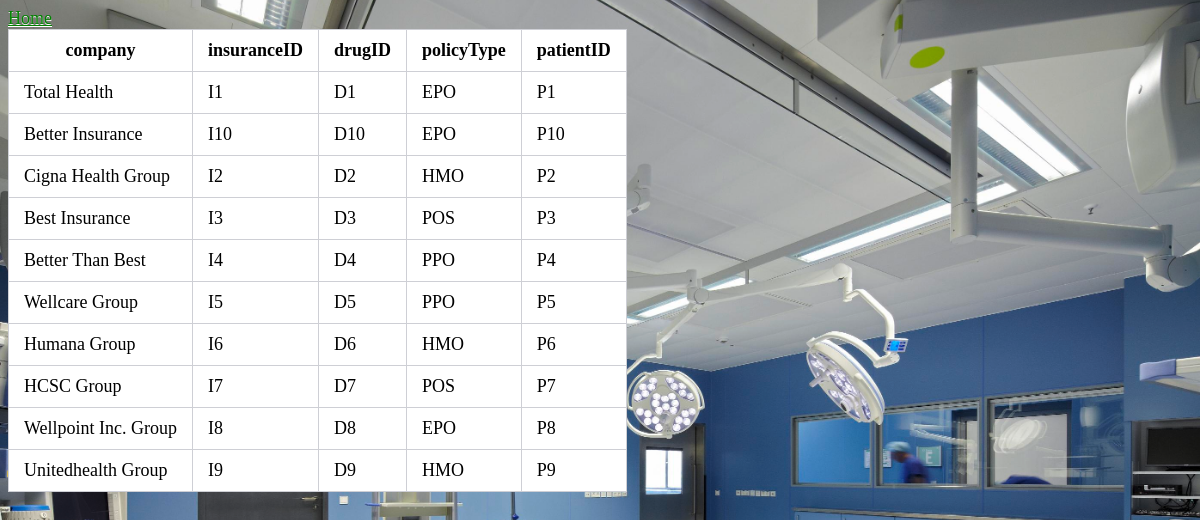
The page /Insurance.php on the database its author committed.
### tables this page shows
CREATE TABLE `insurance` (
  `company` varchar(20) NOT NULL,
  `insuranceID` varchar(11) NOT NULL,
  `drugID` varchar(11) NOT NULL,
  `policyType` varchar(10) NOT NULL,
  `patientID` varchar(11) NOT NULL
);

### Insurance.php (the view, shortened to what this page needs)
<!DOCTYPE html>
<html>
<head><link rel="stylesheet" href="style.css" type="text/css"></head>
<a href ="index.html">Home</a>
<body>
	<?php
	include('dbconnect.php');
$query ="SELECT * FROM insurance";
$result = mysqli_query($conn,$query);
echo
"<table>
<tr>
	<th> company </th>
	<th> insuranceID </th>
	<th> drugID </th>
	<th> policyType </th>
	<th>patientID</th>
	</tr>";
if ($result->num_rows > 0) {
while ($row = mysqli_fetch_assoc($result)){
	if ($row)
		echo "<tr><td>".$row["company"]."</td><td>".$row["insuranceID"]."</td><td>".$row["drugID"]."</td><td>".$row["policyType"]."</td><td>".$row["patientID"]."</td></tr>";
}
}
else {
	echo "DIDN'T FIND ANYTHING";
}
echo
"</table>";
?>
</body>
</html>

### style.css (style rules this page uses)
table { border-collapse: collapse; background-color:white; }
th, td { border: 1px solid #cecfd5; padding: 10px 15px; }
body { font-size:18px; text-shadow: 0 1px 0 white; color:black; }
html { background: url("wellnessClinic.jpg") no-repeat center center fixed; -webkit-background-size: cover; -moz-background-size: cover; -o-background-size: cover; background-size: cover; }
a:link { color:green; }

### rows shown on the page
insurance: company "Total Health", insuranceID "I1", drugID "D1", policyType "EPO", patientID "P1"
insurance: company "Better Insurance", insuranceID "I10", drugID "D10", policyType "EPO", patientID "P10"
insurance: company "Cigna Health Group", insuranceID "I2", drugID "D2", policyType "HMO", patientID "P2"
insurance: company "Best Insurance", insuranceID "I3", drugID "D3", policyType "POS", patientID "P3"
insurance: company "Better Than Best", insuranceID "I4", drugID "D4", policyType "PPO", patientID "P4"
insurance: company "Wellcare Group", insuranceID "I5", drugID "D5", policyType "PPO", patientID "P5"
insurance: company "Humana Group", insuranceID "I6", drugID "D6", policyType "HMO", patientID "P6"
insurance: company "HCSC Group", insuranceID "I7", drugID "D7", policyType "POS", patientID "P7"
insurance: company "Wellpoint Inc. Group", insuranceID "I8", drugID "D8", policyType "EPO", patientID "P8"
insurance: company "Unitedhealth Group", insuranceID "I9", drugID "D9", policyType "HMO", patientID "P9"
